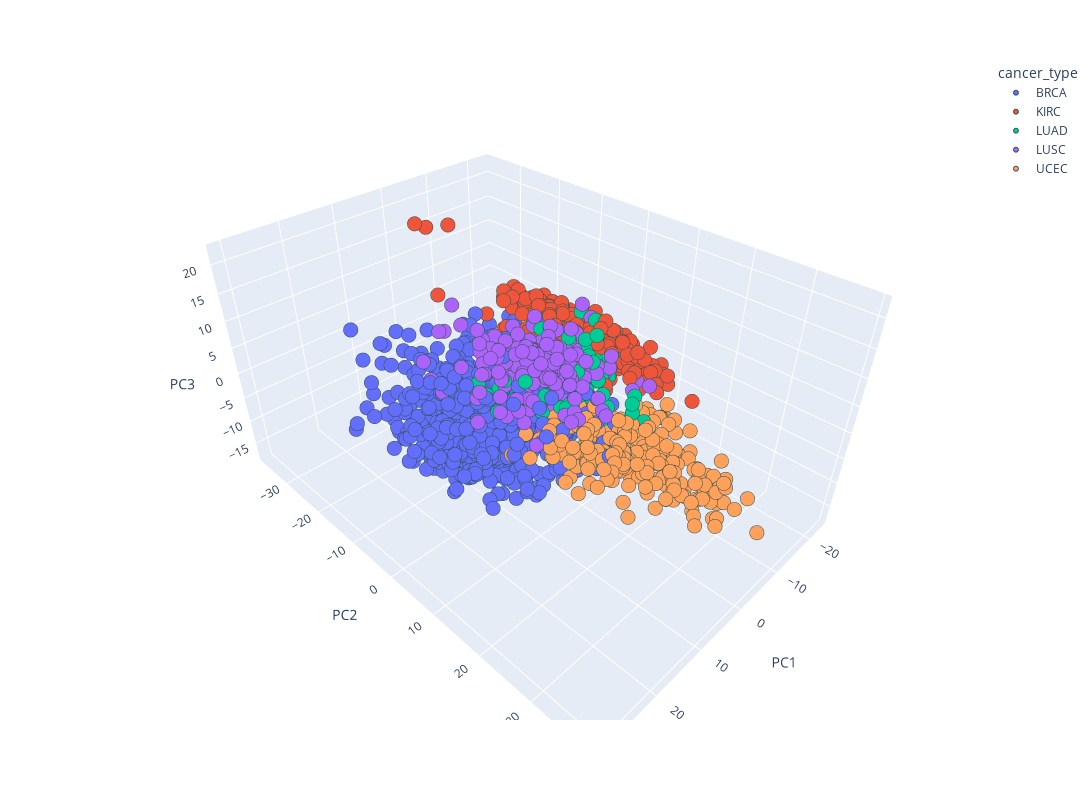

The notebook cell saved with this chart:
### Code cell
fig = px.scatter_3d(final_df,
                    x='PC1', y='PC2', z='PC3',
                    color='cancer_type',
                    width=1600, height=800,
                    opacity=1
                    )

fig.update_traces(marker=dict(size=5,
                              line=dict(width=1,
                                        color='DarkSlateGrey')
                              ),
                  )

fig.show()

### Figure 1 — Plotly figure (JSON) as saved in the notebook; plotly's stock layout.template omitted (floating-point values rounded to 4 significant figures; data arrays with more than 128 entries replaced by an {"elided": "..."} marker saying what was removed)
{"data": [{"hovertemplate": "cancer_type=BRCA<br>PC1=%{x}<br>PC2=%{y}<br>PC3=%{z}<extra></extra>", "legendgroup": "BRCA", "marker": {"color": "#636efa", "line": {"color": "DarkSlateGrey", "width": 1}, "opacity": 1, "size": 5, "symbol": "circle"}, "mode": "markers", "name": "BRCA", "scene": "scene", "showlegend": true, "type": "scatter3d", "x": {"elided": "878 float values"}, "y": {"elided": "878 float values"}, "z": {"elided": "878 float values"}}, {"hovertemplate": "cancer_type=KIRC<br>PC1=%{x}<br>PC2=%{y}<br>PC3=%{z}<extra></extra>", "legendgroup": "KIRC", "marker": {"color": "#EF553B", "line": {"color": "DarkSlateGrey", "width": 1}, "opacity": 1, "size": 5, "symbol": "circle"}, "mode": "markers", "name": "KIRC", "scene": "scene", "showlegend": true, "type": "scatter3d", "x": {"elided": "537 float values"}, "y": {"elided": "537 float values"}, "z": {"elided": "537 float values"}}, {"hovertemplate": "cancer_type=LUAD<br>PC1=%{x}<br>PC2=%{y}<br>PC3=%{z}<extra></extra>", "legendgroup": "LUAD", "marker": {"color": "#00cc96", "line": {"color": "DarkSlateGrey", "width": 1}, "opacity": 1, "size": 5, "symbol": "circle"}, "mode": "markers", "name": "LUAD", "scene": "scene", "showlegend": true, "type": "scatter3d", "x": {"elided": "162 float values"}, "y": {"elided": "162 float values"}, "z": {"elided": "162 float values"}}, {"hovertemplate": "cancer_type=LUSC<br>PC1=%{x}<br>PC2=%{y}<br>PC3=%{z}<extra></extra>", "legendgroup": "LUSC", "marker": {"color": "#ab63fa", "line": {"color": "DarkSlateGrey", "width": 1}, "opacity": 1, "size": 5, "symbol": "circle"}, "mode": "markers", "name": "LUSC", "scene": "scene", "showlegend": true, "type": "scatter3d", "x": {"elided": "240 float values"}, "y": {"elided": "240 float values"}, "z": {"elided": "240 float values"}}, {"hovertemplate": "cancer_type=UCEC<br>PC1=%{x}<br>PC2=%{y}<br>PC3=%{z}<extra></extra>", "legendgroup": "UCEC", "marker": {"color": "#FFA15A", "line": {"color": "DarkSlateGrey", "width": 1}, "opacity": 1, "size": 5, "symbol": "circle"}, "mode": "markers", "name": "UCEC", "scene": "scene", "showlegend": true, "type": "scatter3d", "x": {"elided": "269 float values"}, "y": {"elided": "269 float values"}, "z": {"elided": "269 float values"}}], "layout": {"height": 800, "legend": {"title": {"text": "cancer_type"}, "tracegroupgap": 0}, "margin": {"t": 60}, "scene": {"domain": {"x": [0, 1], "y": [0, 1]}, "xaxis": {"title": {"text": "PC1"}}, "yaxis": {"title": {"text": "PC2"}}, "zaxis": {"title": {"text": "PC3"}}}, "width": 1600}}
